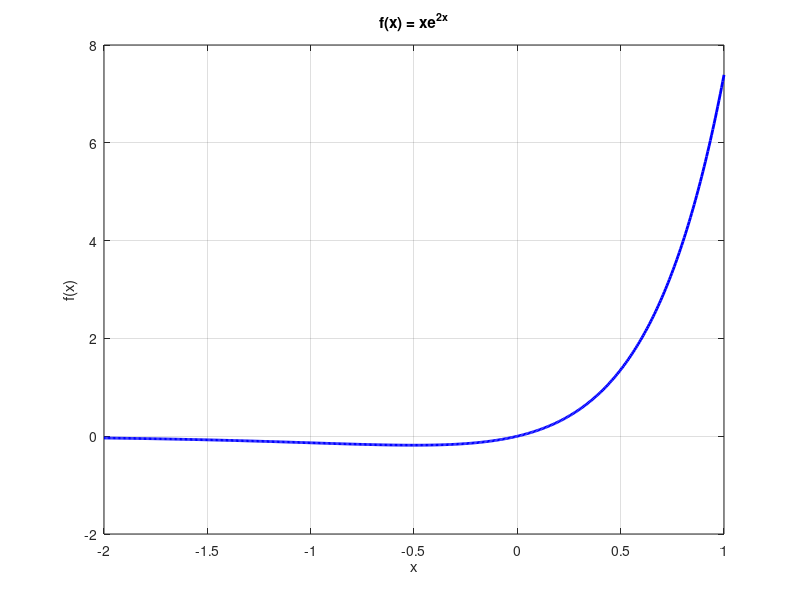

Recreate this plot in MATLAB. (Note: this script raises an error after producing the figure.)
% Function i: f(x) = x*e^(2x)
f1 = @(x) x.*exp(2*x);

% Plot from x=-2 to x=1 (shows key behavior)
x1 = linspace(-2, 1, 500);
figure(1);
plot(x1, f1(x1), 'b-', 'LineWidth', 2);
xlabel('x'); ylabel('f(x)');
title('f(x) = xe^{2x}'); grid on;

% Find critical points
syms x;
f1_sym = x*exp(2*x);
df1 = diff(f1_sym);
crit1 = solve(df1 == 0, x);
disp('Critical point for f(x)=xe^{2x}:');
disp(double(crit1));
